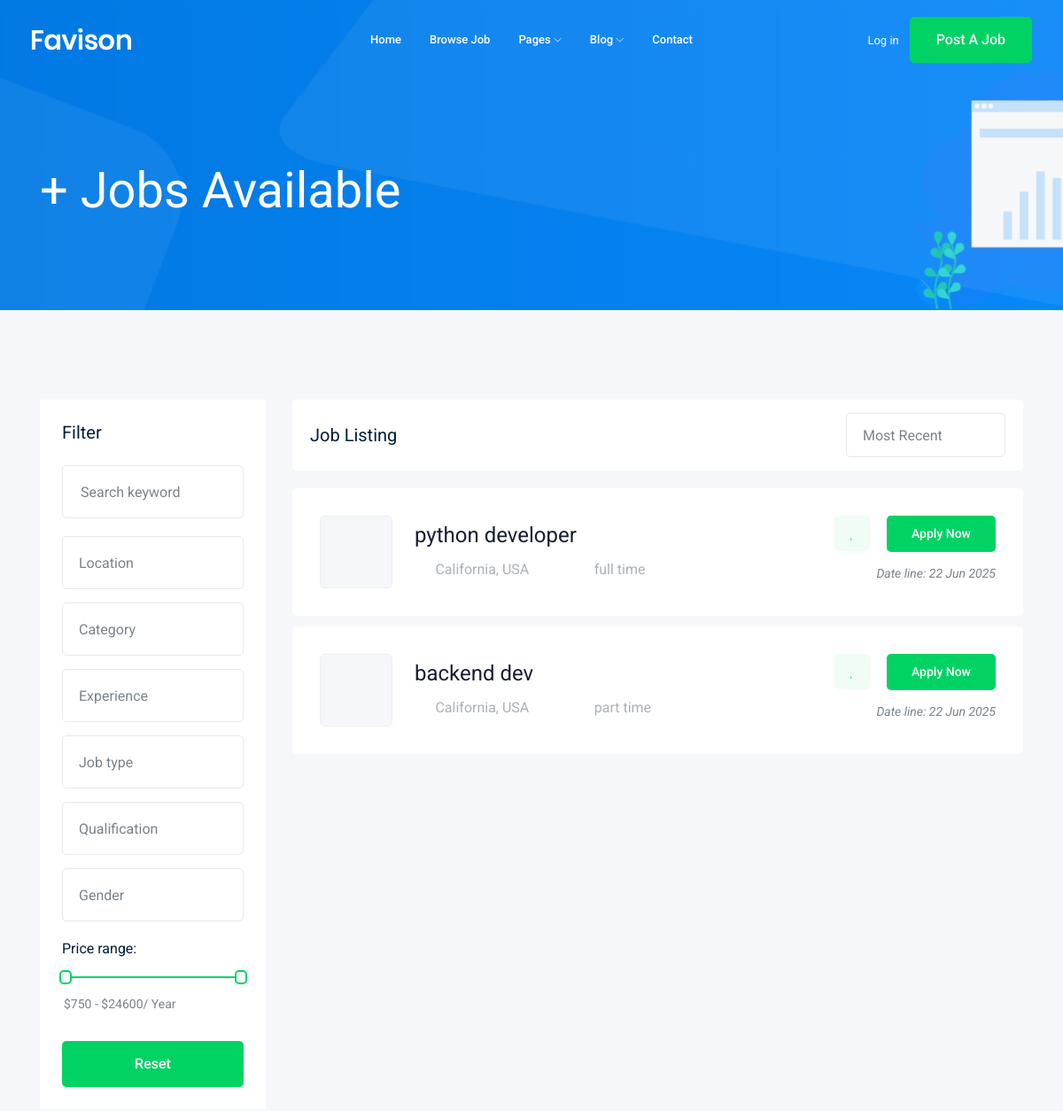
The page /jobs/?page=2 (upper part) on the database as committed earlier.
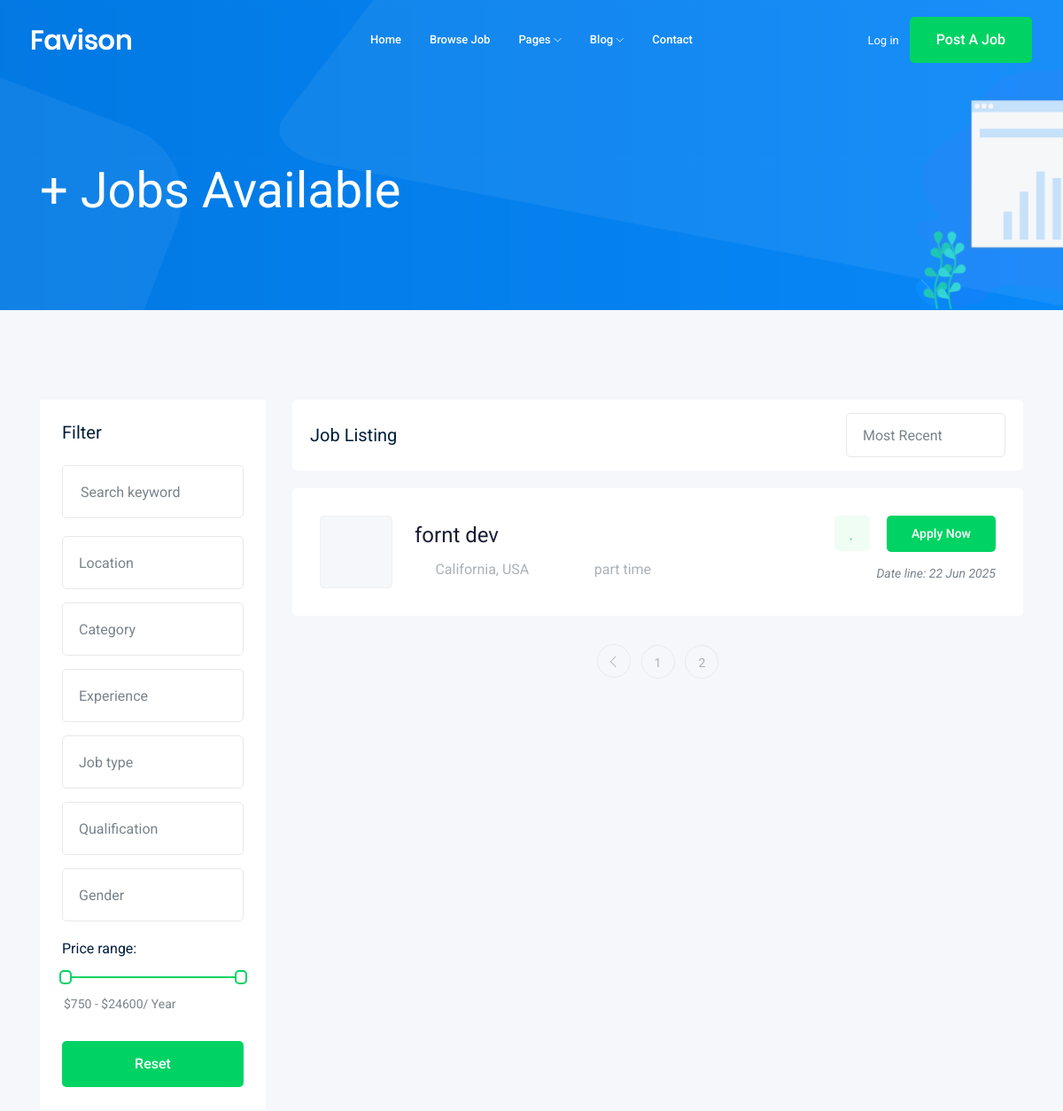
The same page on the database as committed later.
### job/models.py (models this page shows, shortened)
class JOB(models.Model):         #table
    title = models.CharField(max_length=100)    #columns
    job_type = models.CharField(max_length=15,choices=JOB_TYPE)
    description = models.TextField(max_length=1000)
    published_at = models.DateTimeField(auto_now=True)
    vacancy = models.IntegerField(default=1)
    salary = models.IntegerField(default=0)
    category = models.ForeignKey('Category',on_delete=models.CASCADE)
    experience = models.IntegerField(default=1)
    image = models.ImageField(upload_to=image_upload)
    slug = models.SlugField(null=True,blank=True)

### job/views.py (the view)
# urls.py: path('',views.job_list,name='job_list'),
def job_list(request):
    job_list = JOB.objects.all()
    paginator = Paginator(job_list,2)
    page_number = request.GET.get('page')
    page_obj = paginator.get_page(page_number)
    context = {
        'jobs':page_obj
    }
    return render(request,'job/job_list.html',context)

### job/templates/job/job_list.html (shortened to what the changed rows need)
{% extends 'base.html' %}
{% block body %}
    <div class="job_listing_area plus_padding">
        <div class="container">
            <div class="row">
                <div class="col-lg-9">
                    <div class="job_lists m-0">
                        <div class="row">
                            {% for job in jobs %}
                            <div class="col-lg-12 col-md-12">
                                <div class="single_jobs white-bg d-flex justify-content-between">
                                    <div class="jobs_left d-flex align-items-center">
                                        <div class="thumb">
                                        </div>
                                        <div class="jobs_conetent">
                                            <a href="{% url 'jobs:job_detial' job.slug %}"><h4>{{job.title}}</h4></a>
                                            <div class="links_locat d-flex align-items-center">
                                                <div class="location">
                                                    <p> <i class="fa fa-map-marker"></i> California, USA</p>
                                                </div>
                                                <div class="location">
                                                    <p> <i class="fa fa-clock-o"></i> {{job.job_type}}</p>
                                                </div>
                                            </div>
                                        </div>
                                    </div>
                                    <div class="jobs_right">
                                        <div class="apply_now">
                                            <a class="heart_mark" href="#"> <i class="fa fa-heart"></i> </a>
                                            <a href="{% url 'jobs:job_detial' job.slug %}" class="boxed-btn3">Apply Now</a>
                                        </div>
                                        <div class="date">
                                            <p>Date line: {{job.published_at|date:'d M o'}}</p>
                                        </div>
                                    </div>
                                </div>
                            </div>
                            {% endfor %}
                        </div>
                    {% if jobs.has_other_pages %}
                        <div class="row">
                            <div class="col-lg-12">
                                <div class="pagination_wrap">
                                    <ul>
                                        {% if jobs.has_previous %}
                                            <li><a href="?page={{jobs.previous_page_number}}"> <i class="ti-angle-left"></i> </a></li>
                                        {% endif %}
                                        {% for i in jobs.paginator.page_range %}
                                            <li><a href="?page={{i}}"><span>{{i}}</span></a></li>
                                        {% endfor %}
                                    </ul>
                                </div>
                            </div>
                    {% endif %}
                        </div>
                    </div>
                </div>
            </div>
        </div>
    </div>
{% endblock body %}

Rows that differ between the two databases and show on the page:
no longer on this page (row unchanged): JOB: title "python developer", job_type "full time", published_at "22 Jun 2025"
no longer on this page (row unchanged): JOB: title "backend dev", job_type "part time", published_at "22 Jun 2025"
added JOB: title "fornt dev", job_type "part time", published_at "22 Jun 2025"
Other text that changed with them:
new list line: "1"
new list line: "2"
